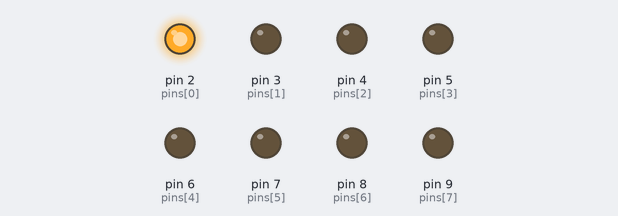
Bench run of a sketch on a simulated Arduino Uno, built with avr-gcc and run on an emulated ATmega328P. Shown: output pins drawn as LEDs (lit = HIGH).

Above: at 0.03 s.
At 1.83 s:
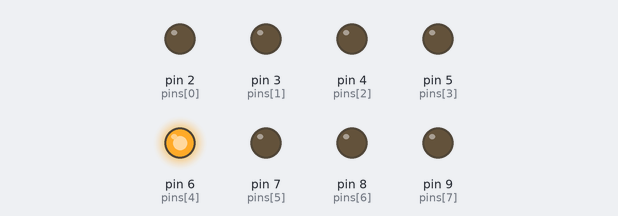
At 3.77 s:
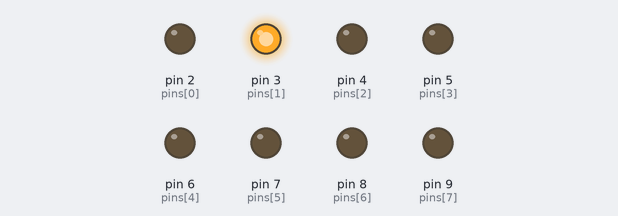
At 5.09 s:
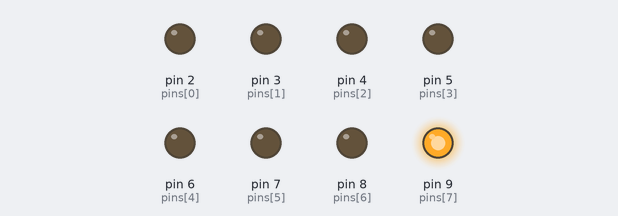
At 6.5 s:
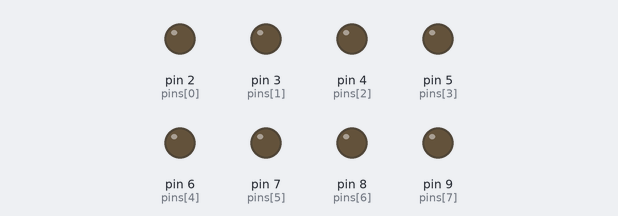
At 11.03 s:
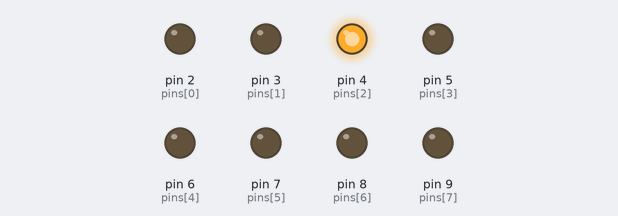
Timing chart, 0 to 11.6 s (numbered marks = the images above):
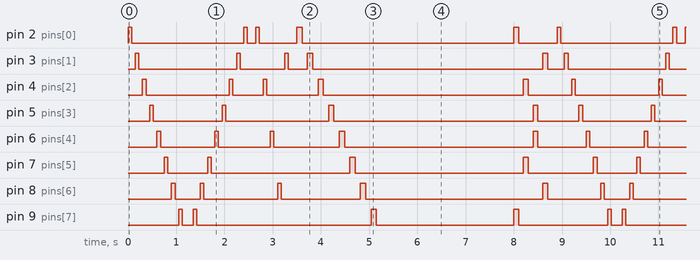

The sketch:

Lab02.ino
```cpp
//Classwork: LED Array Assessment
//Adam Tesfai
//All work here is honestly obtained and is my own

//Objects in Program


//Setup for Program
void blink(){
  int pins []={2,3,4,5,6,7,8,9};
  for(int i = 0; i<8; i++) {
  digitalWrite(pins[i], HIGH);
  delay(75);
  digitalWrite(pins[i], LOW);
  delay(75);
  }
  for(int i=8; i>-1; i--){
   digitalWrite(pins[i], HIGH);
  delay(75);
  digitalWrite(pins[i], LOW);
  delay (75);
  }
}
void skip1up(){
  int pins []={2,3,4,5,6,7,8,9};
  for(int i=0; i<8; i+=2){
   digitalWrite(pins[i], HIGH);
  delay(75);
  digitalWrite(pins[i], LOW);
  delay (75);
  }
  for(int i=1; i>-1; i-=2){
      digitalWrite(pins[i], HIGH);
  delay(75);
  digitalWrite(pins[i], LOW);
  delay (75);

  }
}


void fibopattern(int n){

  int prev=0;
  int cur=1;
  int fibo=0;
    int pins []={2,3,4,5,6,7,8,9};
  for (int i=0; i< n; i++){
    fibo=prev + cur;
   digitalWrite(pins[i], HIGH);
  delay(110);
  digitalWrite(pins[i], LOW);
  delay (110);
   prev=cur;
    cur=fibo;

  }
}


void crisskross(){
  int pins []={2,3,4,5,6,7,8,9};
  for(int i=7; i>-1; i-=2) {

   digitalWrite(pins[i], HIGH);
   digitalWrite(pins[7-i], HIGH);
  delay(100);
  digitalWrite(pins[i], LOW);
  digitalWrite(pins[7-i], LOW);
  delay(100);

  }
}


void setup(){
  pinMode(2, OUTPUT);
  pinMode(3, OUTPUT);
  pinMode(4, OUTPUT);
  pinMode(5, OUTPUT);
  pinMode(6, OUTPUT);
  pinMode(7, OUTPUT);
  pinMode(8, OUTPUT);
  pinMode(9, OUTPUT);

}

//Loop for program
void loop() {
  blink();
  delay(100);
  skip1up();
  delay(100);
  fibopattern(20);
  delay(100);
  crisskross();
  delay(100);

}
```

Measured:
- by itself, pin 5 (pins[3]): repeats every 8.9 s: LOW 1.4 s, HIGH 0.08 s, LOW 2.1 s, HIGH 0.11 s, LOW 4.1 s, HIGH 0.10 s, LOW 0.85 s, HIGH 0.08 s
- by itself, pin 6 (pins[4]): repeats every 8.9 s: 2 × (LOW 1.1 s, HIGH 0.08 s), LOW 1.4 s, HIGH 0.11 s, LOW 3.9 s, HIGH 0.10 s, LOW 1.0 s, HIGH 0.08 s
- by itself, pin 7 (pins[5]): repeats every 8.9 s: LOW 0.83 s, HIGH 0.08 s, LOW 2.9 s, HIGH 0.11 s, LOW 3.5 s, HIGH 0.10 s, LOW 1.4 s, HIGH 0.08 s
- by itself, pin 9 (pins[7]): repeats every 8.9 s: LOW 0.23 s, HIGH 0.08 s, LOW 3.6 s, HIGH 0.11 s, LOW 2.9 s, HIGH 0.10 s, LOW 1.9 s, HIGH 0.08 s
- by itself, pin 8 (pins[6]): repeats every 8.9 s: LOW 0.53 s, HIGH 0.08 s, LOW 1.5 s, HIGH 0.08 s, LOW 1.6 s, HIGH 0.11 s, LOW 3.7 s, HIGH 0.10 s, LOW 1.1 s, HIGH 0.08 s
- by itself, pin 4 (pins[2]): repeats every 8.9 s: LOW 1.7 s, HIGH 0.08 s, LOW 0.63 s, HIGH 0.08 s, LOW 1.1 s, HIGH 0.11 s, LOW 4.2 s, HIGH 0.10 s, LOW 0.90 s, HIGH 0.08 s
